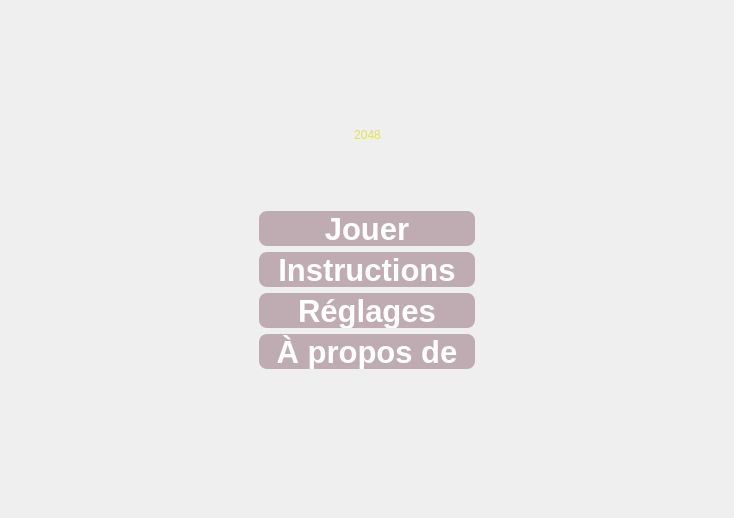
<?xml version="1.0" encoding="UTF-8"?>
<ui version="4.0">
 <class>MainWindow</class>
 <widget class="QMainWindow" name="MainWindow">
  <property name="geometry">
   <rect>
    <x>0</x>
    <y>0</y>
    <width>734</width>
    <height>518</height>
   </rect>
  </property>
  <property name="cursor">
   <cursorShape>PointingHandCursor</cursorShape>
  </property>
  <property name="windowTitle">
   <string>2048</string>
  </property>
  <property name="windowIcon">
   <iconset>
    <normaloff>Img_rc/2048.png</normaloff>Img_rc/2048.png</iconset>
  </property>
  <property name="styleSheet">
   <string notr="true">QWidget{
	border-image: url(:/Img_rc/img1.jpg);
}
QVBoxLayout{
	border-image: none;
}
#playGameBtn,#configBtn,#instructionsBtn,#aboutBtn,QAbstractButton{
	border-image: none;
	font: 75 23pt;
	font-family: 'Indie Flower', cursive, &quot;Bauhaus 93&quot;;
	font-weight: bold;
	background: rgba(158, 127, 139, 0.6);
	color: rgb(255, 255, 255);
	border-image: none;
	border-radius: 8px;
	height: 35px;
}
#playGameBtn:hover ,#configBtn:hover ,#instructionsBtn:hover ,#aboutBtn:hover,QAbstractButton:hover {
   background: rgba(232, 12, 122, 0.6);
    color: rgba(59,3,31);
}
#title2048{	
	font: 72pt &quot;Bauhaus 93&quot;;
	border-image: none;
	background-color:none;
	border-image: none;
	color: rgb(227, 227, 76);
}
QMessageBox{
	font: 16pt;
	font-family: 'Indie Flower', cursive, &quot;Bauhaus 93&quot;;
	border-image:url(./Img_rc/img5.jpg);
}
QMessageBox QLabel {
    border-image: none;
	color:white;
	font-weight: bold;
}
#quitBtn{
	border-image: url(:/Img_rc/quit.png);
	background:none;
	width:50px;
    height: 50px;
}
#quitBtn:hover{
	border-image: url(:/Img_rc/quitHover.png);
	background:none;
}</string>
  </property>
  <property name="locale">
   <locale language="French" country="France"/>
  </property>
  <widget class="QWidget" name="centralwidget">
   <layout class="QVBoxLayout" name="verticalLayout_2">
    <item>
     <layout class="QVBoxLayout" name="welcomeLayoutV">
      <item>
       <layout class="QHBoxLayout" name="horizontalLayout_3">
        <item>
         <spacer name="horizontalSpacer_5">
          <property name="orientation">
           <enum>Qt::Horizontal</enum>
          </property>
          <property name="sizeHint" stdset="0">
           <size>
            <width>40</width>
            <height>20</height>
           </size>
          </property>
         </spacer>
        </item>
        <item>
         <widget class="QPushButton" name="quitBtn">
          <property name="enabled">
           <bool>true</bool>
          </property>
          <property name="text">
           <string/>
          </property>
         </widget>
        </item>
       </layout>
      </item>
      <item>
       <layout class="QVBoxLayout" name="layoutUp">
        <item>
         <spacer name="verticalSpacer">
          <property name="orientation">
           <enum>Qt::Vertical</enum>
          </property>
          <property name="sizeHint" stdset="0">
           <size>
            <width>20</width>
            <height>40</height>
           </size>
          </property>
         </spacer>
        </item>
        <item>
         <layout class="QHBoxLayout" name="horizontalLayout">
          <item>
           <spacer name="horizontalSpacer">
            <property name="orientation">
             <enum>Qt::Horizontal</enum>
            </property>
            <property name="sizeHint" stdset="0">
             <size>
              <width>40</width>
              <height>20</height>
             </size>
            </property>
           </spacer>
          </item>
          <item>
           <widget class="QLabel" name="title2048">
            <property name="text">
             <string>&lt;html&gt;&lt;head/&gt;&lt;body&gt;&lt;p align=&quot;center&quot;&gt;2048&lt;/p&gt;&lt;/body&gt;&lt;/html&gt;</string>
            </property>
           </widget>
          </item>
          <item>
           <spacer name="horizontalSpacer_2">
            <property name="orientation">
             <enum>Qt::Horizontal</enum>
            </property>
            <property name="sizeHint" stdset="0">
             <size>
              <width>40</width>
              <height>20</height>
             </size>
            </property>
           </spacer>
          </item>
         </layout>
        </item>
        <item>
         <spacer name="verticalSpacer_2">
          <property name="orientation">
           <enum>Qt::Vertical</enum>
          </property>
          <property name="sizeHint" stdset="0">
           <size>
            <width>20</width>
            <height>40</height>
           </size>
          </property>
         </spacer>
        </item>
       </layout>
      </item>
      <item>
       <layout class="QHBoxLayout" name="horizontalLayout_2">
        <item>
         <spacer name="horizontalSpacer_3">
          <property name="orientation">
           <enum>Qt::Horizontal</enum>
          </property>
          <property name="sizeHint" stdset="0">
           <size>
            <width>40</width>
            <height>20</height>
           </size>
          </property>
         </spacer>
        </item>
        <item>
         <layout class="QVBoxLayout" name="verticalLayout">
          <item>
           <widget class="QPushButton" name="playGameBtn">
            <property name="text">
             <string>  Jouer  </string>
            </property>
           </widget>
          </item>
          <item>
           <widget class="QPushButton" name="instructionsBtn">
            <property name="text">
             <string>  Instructions  </string>
            </property>
           </widget>
          </item>
          <item>
           <widget class="QPushButton" name="configBtn">
            <property name="text">
             <string>  Réglages  </string>
            </property>
           </widget>
          </item>
          <item>
           <widget class="QPushButton" name="aboutBtn">
            <property name="text">
             <string>  À propos de  </string>
            </property>
           </widget>
          </item>
         </layout>
        </item>
        <item>
         <spacer name="horizontalSpacer_4">
          <property name="orientation">
           <enum>Qt::Horizontal</enum>
          </property>
          <property name="sizeHint" stdset="0">
           <size>
            <width>40</width>
            <height>20</height>
           </size>
          </property>
         </spacer>
        </item>
       </layout>
      </item>
      <item>
       <spacer name="verticalSpacer_3">
        <property name="orientation">
         <enum>Qt::Vertical</enum>
        </property>
        <property name="sizeHint" stdset="0">
         <size>
          <width>20</width>
          <height>40</height>
         </size>
        </property>
       </spacer>
      </item>
     </layout>
    </item>
   </layout>
  </widget>
 </widget>
 <resources>
  <include location="Img_rc.qrc"/>
 </resources>
 <connections/>
</ui>
